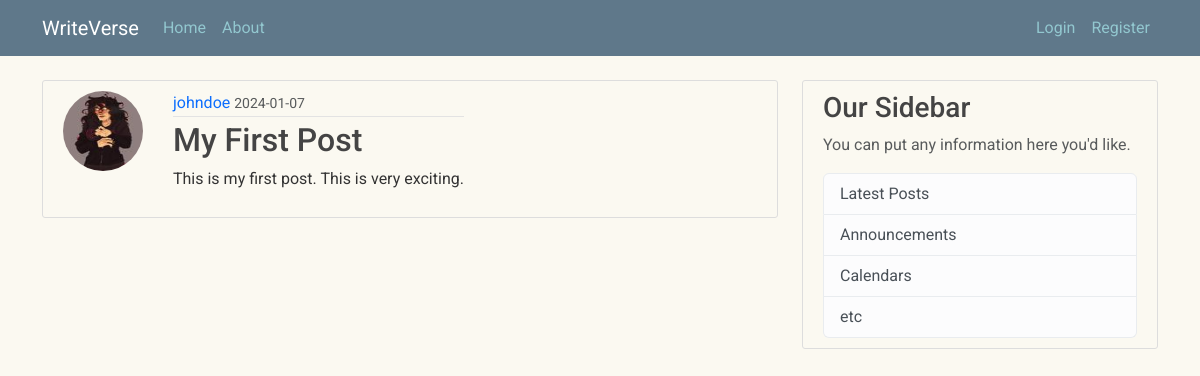
/post/1, run on the app's committed database.
### writeverse/models.py (models this page shows, shortened)
class User(db.Model, UserMixin):
    id = db.Column(db.Integer, primary_key=True)
    username = db.Column(db.String(20), unique=True, nullable=False)
    email = db.Column(db.String(120), unique=True, nullable=False)
    image_file = db.Column(db.String(20), nullable=False, default='default.jpeg')
    password = db.Column(db.String(60), nullable=False)
    posts = db.relationship('Post', backref='author', lazy=True)

class Post(db.Model):
    id = db.Column(db.Integer, primary_key=True)
    title = db.Column(db.String(100), nullable=False)
    date_posted = db.Column(db.DateTime, nullable=False, default=datetime.utcnow)
    content = db.Column(db.Text, nullable=False)
    user_id = db.Column(db.Integer, db.ForeignKey('user.id'), nullable=False)

### writeverse/routes.py (the view)
@app.route("/post/<int:post_id>")
def post(post_id):
    post = Post.query.get_or_404(post_id)
    return render_template("post.html", title=post.title, post=post)

### writeverse/templates/post.html (shortened to what this page needs)
{% extends "layout.html" %}
{% block content %}
        <article class="media content-section" id="post-section">
            <img class="rounded-circle article-image" src="{{ url_for('static', filename='profile_pics/' + post.author.image_file) }}">
          <div class="media-body">
            <div class="article-metadata">
              <a class="mr-2" href="#">{{ post.author.username }}</a>
              <small class="text-muted">{{ post.date_posted.strftime('%Y-%m-%d') }}</small>
            </div>
            <h2 class="article-title">{{ post.title }}</h2>
            <p class="article-content">{{ post.content }}</p>
          </div>
        </article>
{% endblock content %}

### writeverse/static/main.css (style rules this page uses)
body { background: #FBF9F1; color: #333333; margin-top: 5rem; font-family: 'Roboto', sans-serif; }
h1, h2, h3, h4, h5, h6 { color: #444444; }
.content-section { background: #FBF9F1; padding: 10px 20px; border: 1px solid #dddddd; border-radius: 3px; margin-bottom: 20px; }
.article-title { color: #444444; }
.article-content { white-space: pre-line; }
.article-metadata { padding-bottom: 1px; margin-bottom: 4px; border-bottom: 1px solid #e3e3e3 }
a { text-decoration: none; }
#post-section { display: flex; }
.article-image { height: 80px; width: 80px; margin-right: 30px; }

### data on the page
User: image_file (picture), author.username "johndoe"
Post: date_posted "2024-01-07", title "My First Post", content "This is my first post. This is very exciting."
